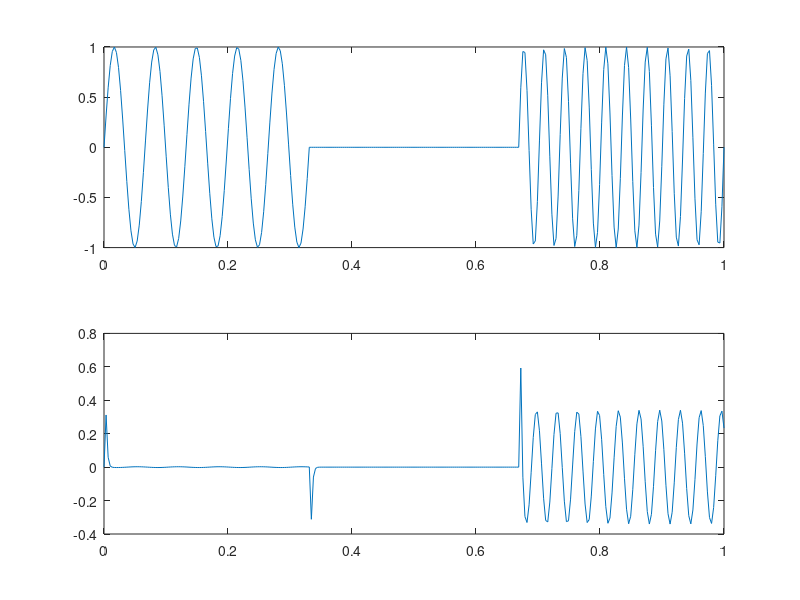

Source code (MATLAB):
%To design a notch filter based on pole-zero location
clc
clear all
close all
%Define the system
r=0.1;
fn=5;
fs=100;
num=[1,-2*cos(2*pi*(fn/fs)),1];
den=[1,-2*r*cos(2*pi*(fn/fs)),r*r];
%Define the input signal
t1=linspace(0,1,100);
t=linspace(0,1,300);
f1=5;
f2=10;
x1=sin(2*pi*f1*t1);
x2=sin(2*pi*f2*t1);
x=[x1,zeros(1,length(x1)),x2];
y=filter(num,den,x);  %To obtain the output signal
subplot(2,1,1),plot(t,x),
subplot(2,1,2),plot(t,y)
%To observe the frequency response of the system
% freqz(num,den,256,fs),figure,zplane(num,den)
